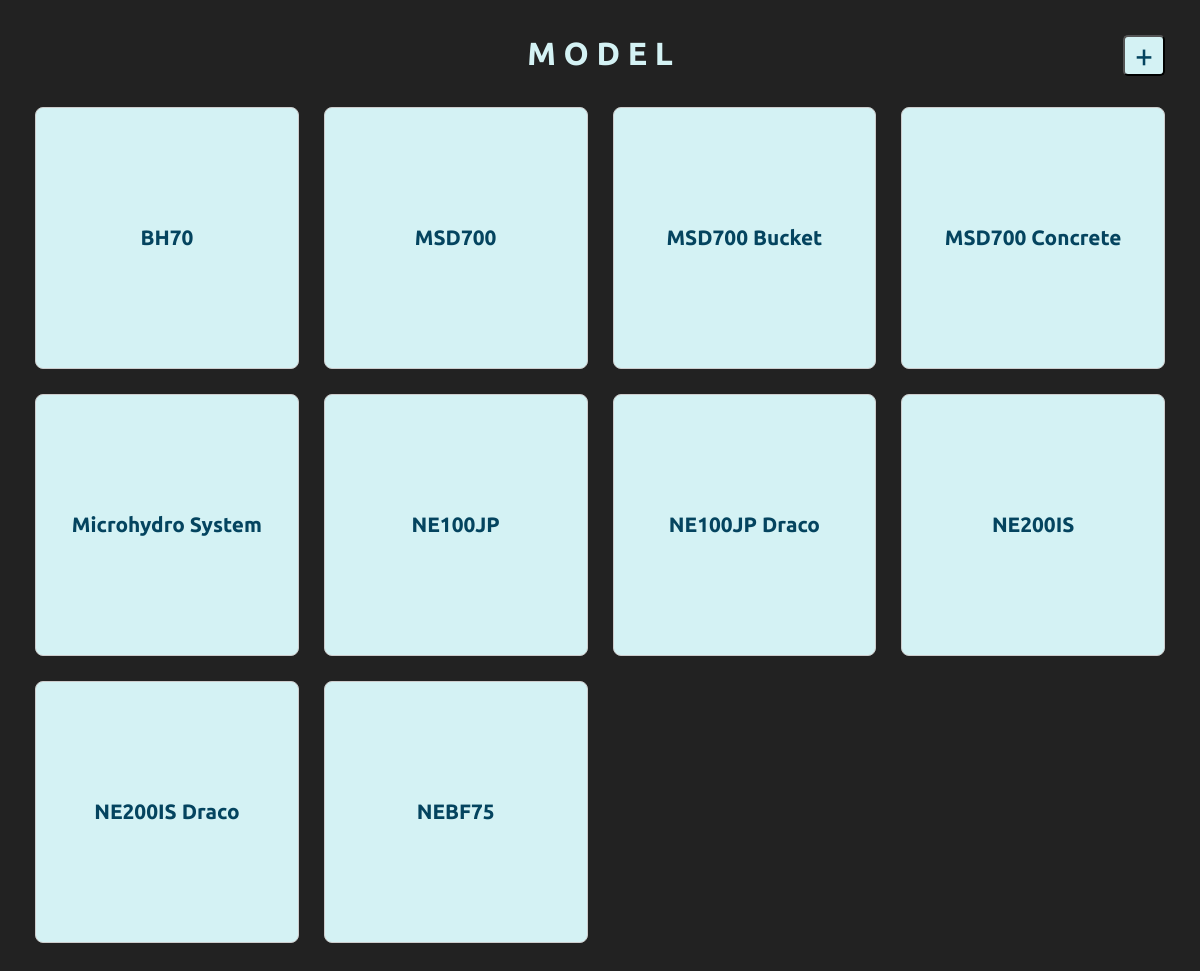
The app's page /pages/catalog.php with its own data.
### tables this page shows
CREATE TABLE model (
        id INTEGER PRIMARY KEY AUTOINCREMENT,
        model_name VARCHAR(255) NOT NULL,
        model_id VARCHAR(100) NOT NULL,
        thumbnail_path VARCHAR(255),
        model_desc TEXT
    );

### pages/catalog.php (the view, shortened to what this page needs)
<?php
require_once __DIR__ . '/../config/sqlite_db.php';
$models = [];
try {
    $sql = "SELECT model_id AS id, model_name AS name, thumbnail_path AS thumbnail
            FROM model
            WHERE model_id IS NOT NULL
            ORDER BY model_name";
    $stmt = $pdo->query($sql);
    $models = $stmt->fetchAll();
} catch (\PDOException $e) {
    echo "<p>Error: " . htmlspecialchars($e->getMessage()) . "</p>";
    $models = [];
}
?>
<!DOCTYPE html>
<html lang="id">
<head>
    <link rel="stylesheet" href="../css/style.css">
</head>
<body class="catalog">
    <h1 class="catalog-title">M O D E L</h1>
    <div>
        <button type="button" id="addModelBtn" class="add-model-button">+</button>
    </div>
    <div class="catalog-container">
        <?php if (empty($models)): ?>
        <?php else: ?>
            <?php foreach ($models as $model): ?>
                <a href="viewer.php?model=<?php echo htmlspecialchars($model['id']); ?>" class="model-card">
                    <h3><?php echo htmlspecialchars($model['name']); ?></h3>
                </a>
            <?php endforeach; ?>
        <?php endif; ?>
    </div>
</body>
</html>

### css/style.css (style rules this page uses)
:root { --primary-color-main: #e6f5f8; --primary-color-25: #d4f2f4; --primary-color-50: #74e7d4; --primary-color-100: #189ab4; --primary-color-200: #04445f; --secondary-color-25: #345d7d; --secondary-color-50: #725b78; --secondary-color-100: #c66e87; --secondary-color-200: #ff7582; --background-color-25: #f2f4f7; --background-color-50: #98a2b3; --background-color-100: #475467; --background-color-200: #344054; --text-color-25: #1d2538; --text-color-50: #475b74; --text-color-100: #7c8da5; --text-color-200: #e0e1dc; --text-color-primary-color-200: #04445f; --text-color-background-color-200: #344054; --background-header: #f2f4f7; --text-color-database-data: #04445f; --background-database-data-select: #d4f2f4; --onhover-color: #00000040; }
body.catalog { overflow: auto; background-color: #222; margin: 0; }
h1.catalog-title { text-align: center; font-family: Ubuntu; margin-top: 35px; margin-bottom: 0px; color: var(--primary-color-25); }
.catalog-container { display: grid; grid-template-columns: repeat(4, 1fr); padding: 35px; gap: 25px; }
.model-card { border: 1px solid #ccc; border-radius: 8px; padding: 0px; height: 260px; text-align: center; background-color: var(--primary-color-25); transition: box-shadow 0.3s ease; text-decoration: none; color: inherit; overflow: hidden; cursor: pointer; position: relative; }
.model-card h3 { position: absolute; top: 50%; left: 50%; transform: translate(-50%, -50%); width: 90%; margin: 0; padding: 10px; font-size: 1.3em; padding: 5px; font-family: Ubuntu; color: var(--primary-color-200); opacity: 1; visibility: visible; transition: opacity 0.3s ease, visibility 0s linear 0s; }
.add-model-button { display: inline-block; position: absolute; top: 35px; right: 35px; padding: 0px 10px; font-family: Ubuntu; background-color: var(--primary-color-25); color: var(--text-color-database-data); text-decoration: none; border-radius: 5px; font-size: 2em; transition: background-color 0.3s ease; }

### records on screen
model: model_name "BH70"
model: model_name "MSD700"
model: model_name "MSD700 Bucket"
model: model_name "MSD700 Concrete"
model: model_name "Microhydro System"
model: model_name "NE100JP"
model: model_name "NE100JP Draco"
model: model_name "NE200IS"
model: model_name "NE200IS Draco"
model: model_name "NEBF75"
